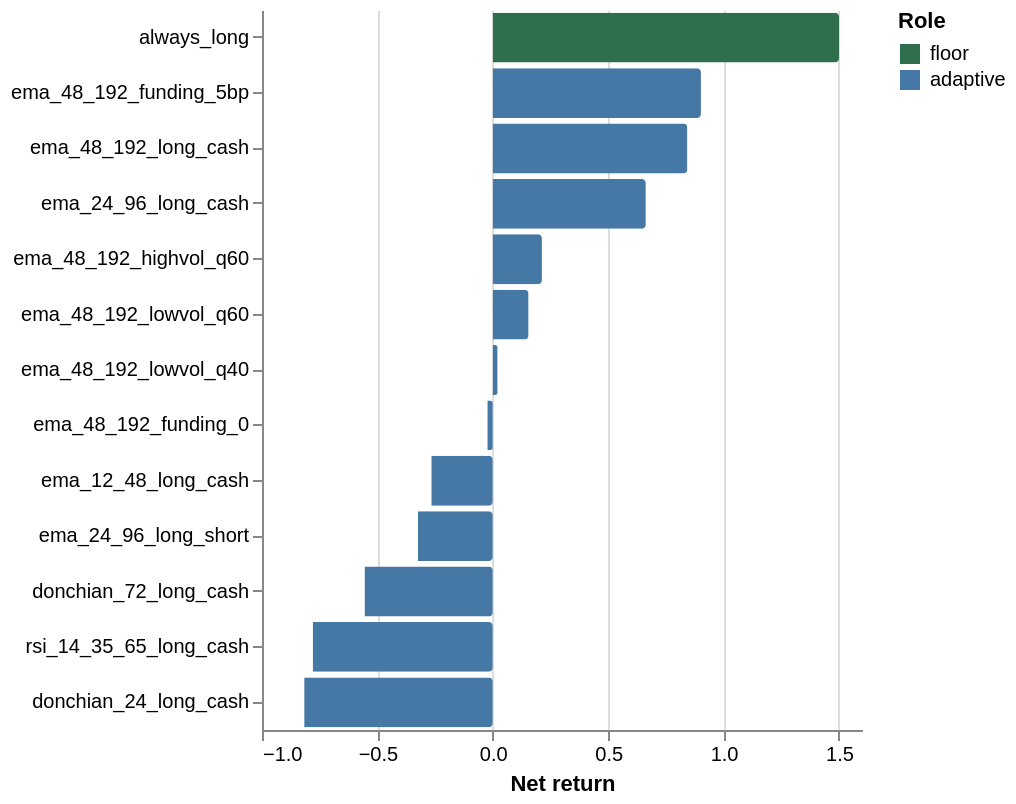

Vega-Lite specification stored for this chart:
### Vega-Lite specification from a JSON file in a GitHub repository (floating-point values rounded to 4 significant figures)
{"$schema": "https://vega.github.io/schema/vega-lite/v5.json", "description": "BTC AutoResearch cycle 1 candidate net leaderboard.", "width": "container", "height": 360, "data": {"values": [{"strategy": "always_long", "net": 1.5, "sharpe": 0.77, "max_drawdown": -0.667, "turnover": 1.0, "cost5x": 1.49, "funding_aware": 0.9151, "kind": "floor"}, {"strategy": "ema_48_192_funding_5bp", "net": 0.9021, "sharpe": 0.713, "max_drawdown": -0.4316, "turnover": 225.0, "cost5x": -0.2286, "funding_aware": 0.6106, "kind": "adaptive"}, {"strategy": "ema_48_192_long_cash", "net": 0.8433, "sharpe": 0.682, "max_drawdown": -0.4316, "turnover": 195.0, "cost5x": -0.1568, "funding_aware": 0.543, "kind": "adaptive"}, {"strategy": "ema_24_96_long_cash", "net": 0.6632, "sharpe": 0.595, "max_drawdown": -0.4575, "turnover": 375.0, "cost5x": -0.6307, "funding_aware": 0.405, "kind": "adaptive"}, {"strategy": "ema_48_192_highvol_q60", "net": 0.213, "sharpe": 0.369, "max_drawdown": -0.2413, "turnover": 182.0, "cost5x": -0.4157, "funding_aware": 0.1526, "kind": "adaptive"}, {"strategy": "ema_48_192_lowvol_q60", "net": 0.1552, "sharpe": 0.288, "max_drawdown": -0.44, "turnover": 287.0, "cost5x": -0.6346, "funding_aware": 0.0177, "kind": "adaptive"}, {"strategy": "ema_48_192_lowvol_q40", "net": 0.0211, "sharpe": 0.14, "max_drawdown": -0.4367, "turnover": 333.0, "cost5x": -0.7315, "funding_aware": -0.0657, "kind": "adaptive"}, {"strategy": "ema_48_192_funding_0", "net": -0.0236, "sharpe": -0.026, "max_drawdown": -0.1566, "turnover": 244.0, "cost5x": -0.6331, "funding_aware": -0.0252, "kind": "adaptive"}, {"strategy": "ema_12_48_long_cash", "net": -0.2663, "sharpe": -0.08, "max_drawdown": -0.4951, "turnover": 793.0, "cost5x": -0.9695, "funding_aware": -0.3783, "kind": "adaptive"}, {"strategy": "ema_24_96_long_short", "net": -0.324, "sharpe": 0.034, "max_drawdown": -0.5551, "turnover": 751.0, "cost5x": -0.9671, "funding_aware": -0.3701, "kind": "adaptive"}, {"strategy": "donchian_72_long_cash", "net": -0.5557, "sharpe": -2.285, "max_drawdown": -0.5749, "turnover": 858.0, "cost5x": -0.9858, "funding_aware": -0.5592, "kind": "adaptive"}, {"strategy": "rsi_14_35_65_long_cash", "net": -0.7803, "sharpe": -1.949, "max_drawdown": -0.7786, "turnover": 1520.0, "cost5x": -0.9995, "funding_aware": -0.7846, "kind": "adaptive"}, {"strategy": "donchian_24_long_cash", "net": -0.8172, "sharpe": -3.87, "max_drawdown": -0.8265, "turnover": 1644.0, "cost5x": -0.9998, "funding_aware": -0.8193, "kind": "adaptive"}]}, "mark": {"type": "bar", "cornerRadiusEnd": 2}, "encoding": {"y": {"field": "strategy", "type": "nominal", "sort": "-x", "title": null}, "x": {"field": "net", "type": "quantitative", "title": "Net return"}, "color": {"field": "kind", "type": "nominal", "scale": {"domain": ["floor", "adaptive"], "range": ["#2f6f4e", "#4678a5"]}, "legend": {"title": "Role"}}, "tooltip": [{"field": "strategy", "type": "nominal", "title": "Strategy"}, {"field": "net", "type": "quantitative", "format": ".4f", "title": "Net"}, {"field": "sharpe", "type": "quantitative", "format": ".3f", "title": "Sharpe"}, {"field": "max_drawdown", "type": "quantitative", "format": ".4f", "title": "Max DD"}, {"field": "turnover", "type": "quantitative", "format": ".1f", "title": "Turnover"}, {"field": "cost5x", "type": "quantitative", "format": ".4f", "title": "Cost 5x"}, {"field": "funding_aware", "type": "quantitative", "format": ".4f", "title": "Funding-aware"}]}, "config": {"axis": {"labelLimit": 220}, "view": {"stroke": null}}}
